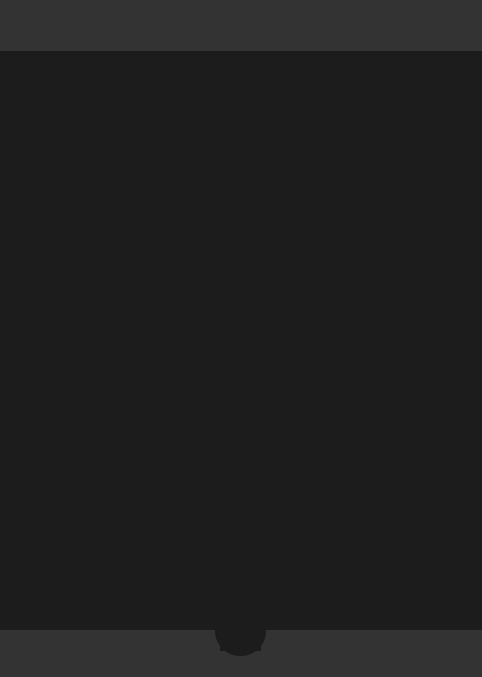
<?xml version="1.0" encoding="UTF-8"?>
<ui version="4.0">
 <class>MainWindow</class>
 <widget class="QMainWindow" name="MainWindow">
  <property name="geometry">
   <rect>
    <x>0</x>
    <y>0</y>
    <width>482</width>
    <height>677</height>
   </rect>
  </property>
  <property name="windowTitle">
   <string>MainWindow</string>
  </property>
  <property name="styleSheet">
   <string notr="true">background-color: #1C1C1C;</string>
  </property>
  <widget class="QWidget" name="centralwidget">
   <widget class="QWidget" name="widget" native="true">
    <property name="geometry">
     <rect>
      <x>-15</x>
      <y>630</y>
      <width>516</width>
      <height>56</height>
     </rect>
    </property>
    <property name="styleSheet">
     <string notr="true">background-color: #333333;</string>
    </property>
    <widget class="QLabel" name="label_2">
     <property name="geometry">
      <rect>
       <x>60</x>
       <y>10</y>
       <width>26</width>
       <height>26</height>
      </rect>
     </property>
     <property name="text">
      <string/>
     </property>
     <property name="pixmap">
      <pixmap>../assets/img/caderno.png</pixmap>
     </property>
     <property name="scaledContents">
      <bool>true</bool>
     </property>
    </widget>
    <widget class="QLabel" name="label_3">
     <property name="geometry">
      <rect>
       <x>145</x>
       <y>10</y>
       <width>26</width>
       <height>26</height>
      </rect>
     </property>
     <property name="text">
      <string/>
     </property>
     <property name="pixmap">
      <pixmap>../assets/img/dia-31-no-calendario.png</pixmap>
     </property>
     <property name="scaledContents">
      <bool>true</bool>
     </property>
    </widget>
    <widget class="QLabel" name="label_4">
     <property name="geometry">
      <rect>
       <x>335</x>
       <y>10</y>
       <width>26</width>
       <height>26</height>
      </rect>
     </property>
     <property name="text">
      <string/>
     </property>
     <property name="pixmap">
      <pixmap>../assets/img/lupa.png</pixmap>
     </property>
     <property name="scaledContents">
      <bool>true</bool>
     </property>
    </widget>
    <widget class="QLabel" name="label_5">
     <property name="geometry">
      <rect>
       <x>425</x>
       <y>10</y>
       <width>26</width>
       <height>26</height>
      </rect>
     </property>
     <property name="text">
      <string/>
     </property>
     <property name="pixmap">
      <pixmap>../assets/img/lupa.png</pixmap>
     </property>
     <property name="scaledContents">
      <bool>true</bool>
     </property>
    </widget>
   </widget>
   <widget class="QWidget" name="widget_3" native="true">
    <property name="geometry">
     <rect>
      <x>-30</x>
      <y>-5</y>
      <width>516</width>
      <height>56</height>
     </rect>
    </property>
    <property name="styleSheet">
     <string notr="true">background-color: #333333;</string>
    </property>
   </widget>
   <widget class="QWidget" name="widget_2" native="true">
    <property name="geometry">
     <rect>
      <x>215</x>
      <y>605</y>
      <width>51</width>
      <height>51</height>
     </rect>
    </property>
    <property name="styleSheet">
     <string notr="true">background-color: #1C1C1C;
border-radius: 25px;</string>
    </property>
    <widget class="QPushButton" name="add_note">
     <property name="geometry">
      <rect>
       <x>-5</x>
       <y>0</y>
       <width>61</width>
       <height>51</height>
      </rect>
     </property>
     <property name="styleSheet">
      <string notr="true">background-color: transparent;
border: none;</string>
     </property>
     <property name="text">
      <string/>
     </property>
    </widget>
    <widget class="QLabel" name="mais">
     <property name="geometry">
      <rect>
       <x>5</x>
       <y>5</y>
       <width>41</width>
       <height>41</height>
      </rect>
     </property>
     <property name="text">
      <string/>
     </property>
     <property name="pixmap">
      <pixmap>../assets/img/sinal-de-mais.png</pixmap>
     </property>
     <property name="scaledContents">
      <bool>true</bool>
     </property>
    </widget>
    <zorder>mais</zorder>
    <zorder>add_note</zorder>
   </widget>
  </widget>
 </widget>
 <resources/>
 <connections/>
</ui>
